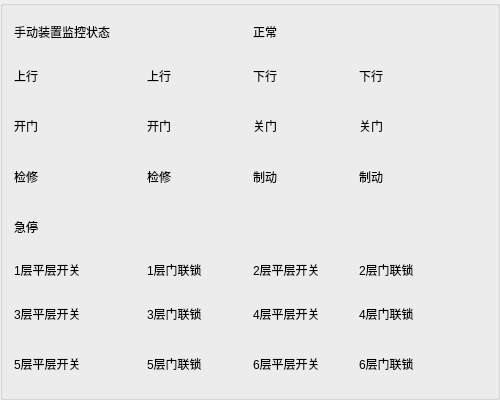
   <widget class="QGroupBox" name="groupBox_2">
    <property name="geometry">
     <rect>
      <x>518</x>
      <y>34</y>
      <width>500</width>
      <height>400</height>
     </rect>
    </property>
    <property name="minimumSize">
     <size>
      <width>500</width>
      <height>400</height>
     </size>
    </property>
    <property name="maximumSize">
     <size>
      <width>500</width>
      <height>400</height>
     </size>
    </property>
    <property name="title">
     <string/>
    </property>
    <layout class="QGridLayout" name="gridLayout_7">
     <item row="0" column="0">
      <layout class="QGridLayout" name="gridLayout">
       <item row="1" column="0">
        <widget class="QLabel" name="label_22">
         <property name="minimumSize">
          <size>
           <width>0</width>
           <height>20</height>
          </size>
         </property>
         <property name="text">
          <string>上行</string>
         </property>
        </widget>
       </item>
       <item row="5" column="2">
        <widget class="QLabel" name="label_32">
         <property name="minimumSize">
          <size>
           <width>0</width>
           <height>20</height>
          </size>
         </property>
         <property name="text">
          <string>制动</string>
         </property>
        </widget>
       </item>
       <item row="3" column="2">
        <widget class="QLabel" name="label_40">
         <property name="minimumSize">
          <size>
           <width>0</width>
           <height>20</height>
          </size>
         </property>
         <property name="text">
          <string>关门</string>
         </property>
        </widget>
       </item>
       <item row="5" column="3">
        <widget class="QLabel" name="label_zd">
         <property name="minimumSize">
          <size>
           <width>0</width>
           <height>20</height>
          </size>
         </property>
         <property name="text">
          <string>制动</string>
         </property>
        </widget>
       </item>
       <item row="1" column="2">
        <widget class="QLabel" name="label_24">
         <property name="minimumSize">
          <size>
           <width>0</width>
           <height>20</height>
          </size>
         </property>
         <property name="text">
          <string>下行</string>
         </property>
        </widget>
       </item>
       <item row="3" column="1">
        <widget class="QLabel" name="label_km">
         <property name="minimumSize">
          <size>
           <width>0</width>
           <height>20</height>
          </size>
         </property>
         <property name="text">
          <string>开门</string>
         </property>
        </widget>
       </item>
       <item row="5" column="1">
        <widget class="QLabel" name="label_jx">
         <property name="minimumSize">
          <size>
           <width>0</width>
           <height>20</height>
          </size>
         </property>
         <property name="text">
          <string>检修</string>
         </property>
        </widget>
       </item>
       <item row="3" column="0">
        <widget class="QLabel" name="label_29">
         <property name="minimumSize">
          <size>
           <width>0</width>
           <height>20</height>
          </size>
         </property>
         <property name="text">
          <string>开门</string>
         </property>
        </widget>
       </item>
       <item row="1" column="3">
        <widget class="QLabel" name="label_xx">
         <property name="minimumSize">
          <size>
           <width>0</width>
           <height>20</height>
          </size>
         </property>
         <property name="text">
          <string>下行</string>
         </property>
        </widget>
       </item>
       <item row="0" column="2">
        <widget class="QLabel" name="label_sdzzjkzt">
         <property name="sizePolicy">
          <sizepolicy hsizetype="Maximum" vsizetype="Preferred">
           <horstretch>0</horstretch>
           <verstretch>0</verstretch>
          </sizepolicy>
         </property>
         <property name="minimumSize">
          <size>
           <width>0</width>
           <height>20</height>
          </size>
         </property>
         <property name="maximumSize">
          <size>
           <width>100</width>
           <height>30</height>
          </size>
         </property>
         <property name="text">
          <string>正常</string>
         </property>
        </widget>
       </item>
       <item row="3" column="3">
        <widget class="QLabel" name="label_gm">
         <property name="minimumSize">
          <size>
           <width>0</width>
           <height>20</height>
          </size>
         </property>
         <property name="text">
          <string>关门</string>
         </property>
        </widget>
       </item>
       <item row="5" column="0">
        <widget class="QLabel" name="label_31">
         <property name="minimumSize">
          <size>
           <width>0</width>
           <height>20</height>
          </size>
         </property>
         <property name="text">
          <string>检修</string>
         </property>
        </widget>
       </item>
       <item row="0" column="0" colspan="2">
        <widget class="QLabel" name="label_8">
         <property name="sizePolicy">
          <sizepolicy hsizetype="Maximum" vsizetype="Preferred">
           <horstretch>0</horstretch>
           <verstretch>0</verstretch>
          </sizepolicy>
         </property>
         <property name="minimumSize">
          <size>
           <width>0</width>
           <height>20</height>
          </size>
         </property>
         <property name="maximumSize">
          <size>
           <width>16777215</width>
           <height>30</height>
          </size>
         </property>
         <property name="text">
          <string>手动装置监控状态</string>
         </property>
        </widget>
       </item>
       <item row="1" column="1">
        <widget class="QLabel" name="label_sx">
         <property name="minimumSize">
          <size>
           <width>0</width>
           <height>20</height>
          </size>
         </property>
         <property name="text">
          <string>上行</string>
         </property>
        </widget>
       </item>
       <item row="10" column="1">
        <widget class="QLabel" name="label_mls_5">
         <property name="minimumSize">
          <size>
           <width>0</width>
           <height>20</height>
          </size>
         </property>
         <property name="text">
          <string>5层门联锁</string>
         </property>
        </widget>
       </item>
       <item row="10" column="0">
        <widget class="QLabel" name="label_89">
         <property name="minimumSize">
          <size>
           <width>80</width>
           <height>20</height>
          </size>
         </property>
         <property name="text">
          <string>5层平层开关</string>
         </property>
        </widget>
       </item>
       <item row="10" column="2">
        <widget class="QLabel" name="label_90">
         <property name="minimumSize">
          <size>
           <width>80</width>
           <height>20</height>
          </size>
         </property>
         <property name="text">
          <string>6层平层开关</string>
         </property>
        </widget>
       </item>
       <item row="10" column="3">
        <widget class="QLabel" name="label_mls_6">
         <property name="minimumSize">
          <size>
           <width>0</width>
           <height>20</height>
          </size>
         </property>
         <property name="text">
          <string>6层门联锁</string>
         </property>
        </widget>
       </item>
       <item row="9" column="0">
        <widget class="QLabel" name="label_86">
         <property name="minimumSize">
          <size>
           <width>80</width>
           <height>20</height>
          </size>
         </property>
         <property name="text">
          <string>3层平层开关</string>
         </property>
        </widget>
       </item>
       <item row="8" column="1">
        <widget class="QLabel" name="label_mls_1">
         <property name="sizePolicy">
          <sizepolicy hsizetype="Maximum" vsizetype="Preferred">
           <horstretch>0</horstretch>
           <verstretch>0</verstretch>
          </sizepolicy>
         </property>
         <property name="minimumSize">
          <size>
           <width>0</width>
           <height>20</height>
          </size>
         </property>
         <property name="maximumSize">
          <size>
           <width>100</width>
           <height>30</height>
          </size>
         </property>
         <property name="text">
          <string>1层门联锁</string>
         </property>
        </widget>
       </item>
       <item row="8" column="0">
        <widget class="QLabel" name="label_14">
         <property name="minimumSize">
          <size>
           <width>80</width>
           <height>20</height>
          </size>
         </property>
         <property name="text">
          <string>1层平层开关</string>
         </property>
        </widget>
       </item>
       <item row="8" column="2">
        <widget class="QLabel" name="label_87">
         <property name="minimumSize">
          <size>
           <width>80</width>
           <height>20</height>
          </size>
         </property>
         <property name="text">
          <string>2层平层开关</string>
         </property>
        </widget>
       </item>
       <item row="9" column="1">
        <widget class="QLabel" name="label_mls_3">
         <property name="minimumSize">
          <size>
           <width>0</width>
           <height>20</height>
          </size>
         </property>
         <property name="text">
          <string>3层门联锁</string>
         </property>
        </widget>
       </item>
       <item row="9" column="3">
        <widget class="QLabel" name="label_mls_4">
         <property name="minimumSize">
          <size>
           <width>0</width>
           <height>20</height>
          </size>
         </property>
         <property name="text">
          <string>4层门联锁</string>
         </property>
        </widget>
       </item>
       <item row="9" column="2">
        <widget class="QLabel" name="label_88">
         <property name="minimumSize">
          <size>
           <width>80</width>
           <height>20</height>
          </size>
         </property>
         <property name="text">
          <string>4层平层开关</string>
         </property>
        </widget>
       </item>
       <item row="8" column="3">
        <widget class="QLabel" name="label_mls_2">
         <property name="minimumSize">
          <size>
           <width>0</width>
           <height>20</height>
          </size>
         </property>
         <property name="text">
          <string>2层门联锁</string>
         </property>
        </widget>
       </item>
       <item row="6" column="0">
        <widget class="QLabel" name="label_10">
         <property name="minimumSize">
          <size>
           <width>0</width>
           <height>20</height>
          </size>
         </property>
         <property name="text">
          <string>急停</string>
         </property>
        </widget>
       </item>
       <item row="6" column="1">
        <widget class="QLabel" name="label_jt">
         <property name="minimumSize">
          <size>
           <width>0</width>
           <height>20</height>
          </size>
         </property>
         <property name="text">
          <string/>
         </property>
        </widget>
       </item>
      </layout>
     </item>
    </layout>
   </widget>
